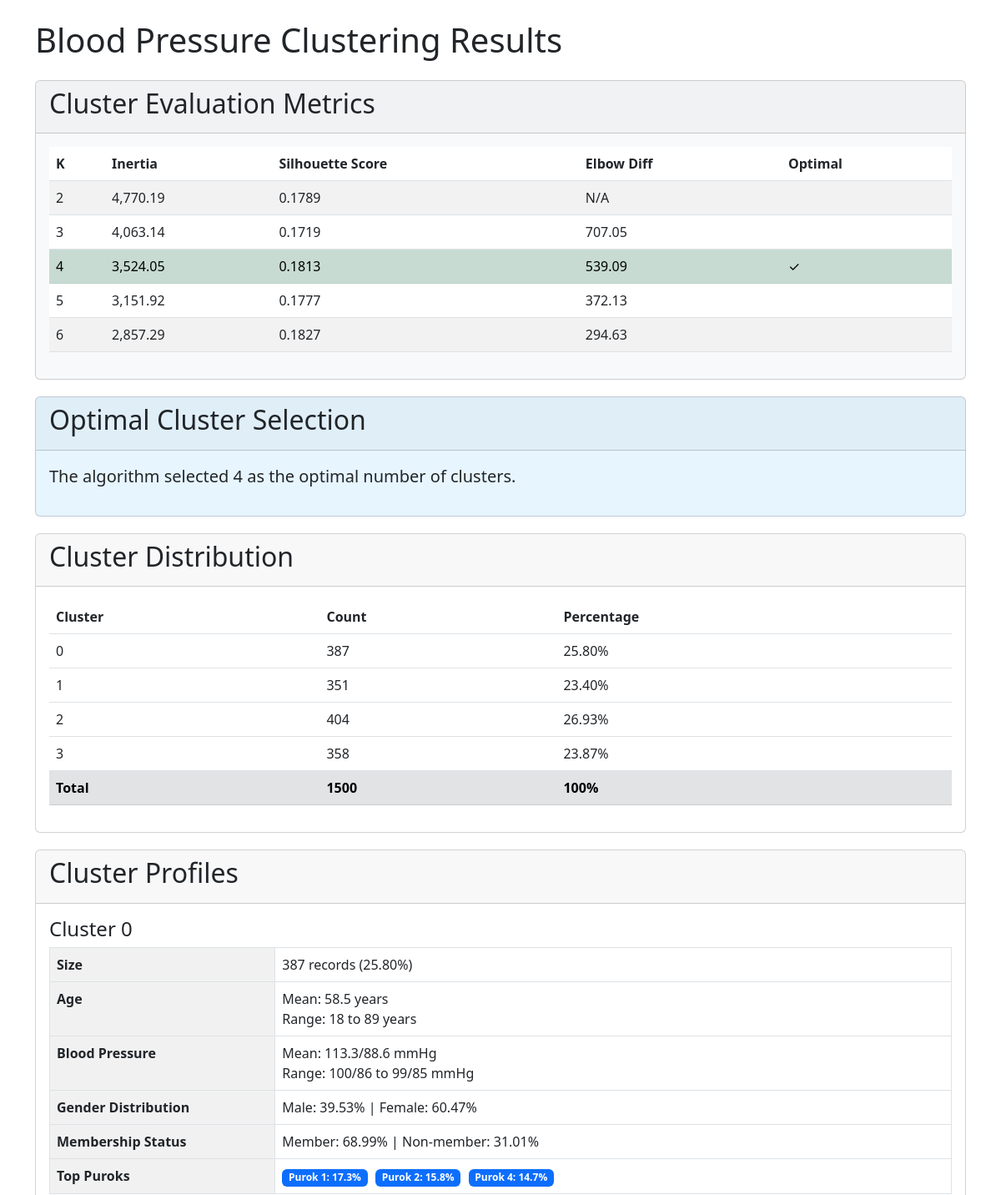
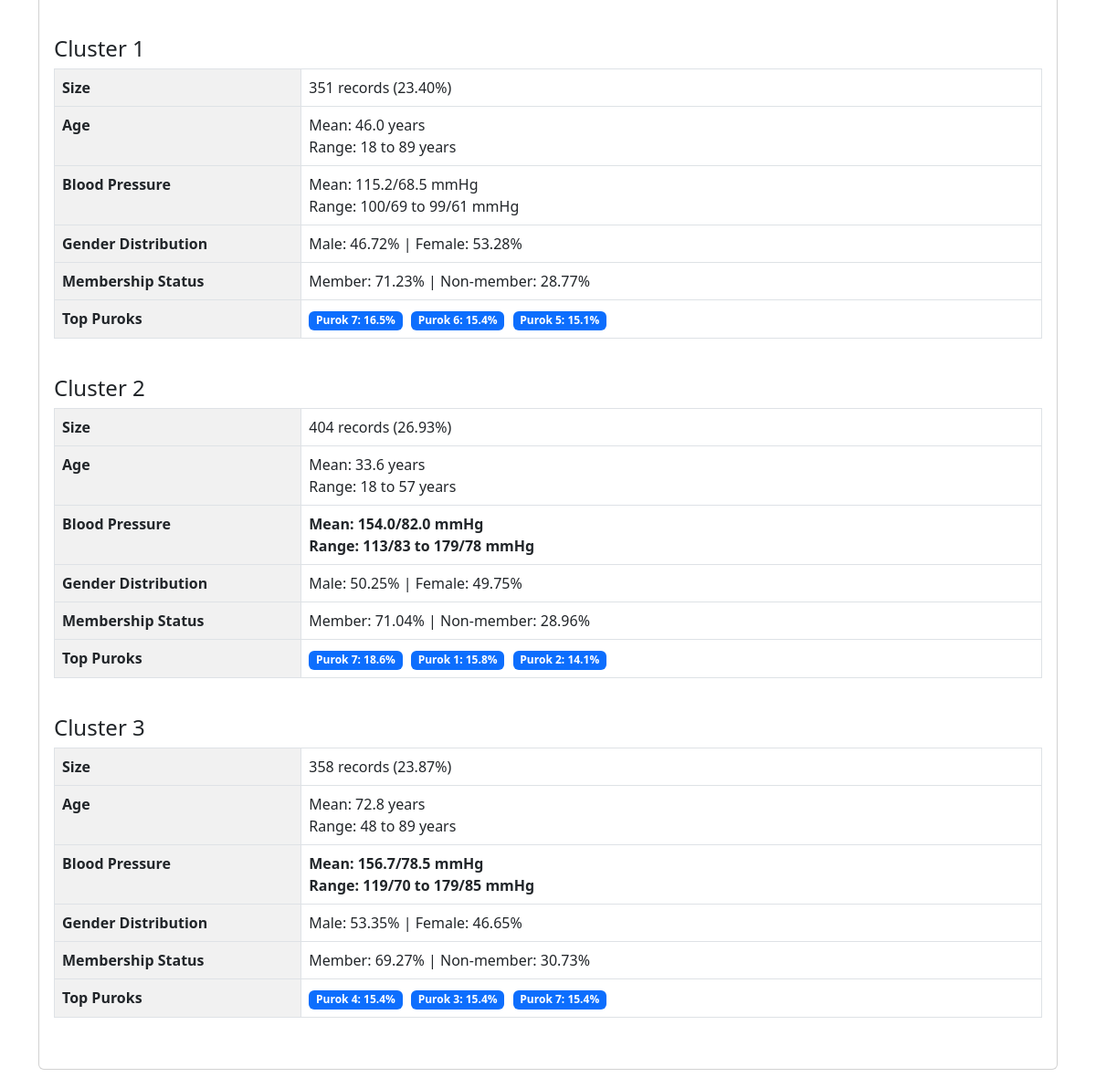
Screenshot of /healthapp/bloodpressureresult.php with the database file from the repository (2 pictures, top to bottom).
### tables this page shows
CREATE TABLE `bp_clustering_metrics` (
  `k` bigint(20) DEFAULT NULL,
  `inertia` double DEFAULT NULL,
  `silhouette_score` double DEFAULT NULL,
  `elbow_diff` double DEFAULT NULL,
  `optimal_k` bigint(20) DEFAULT NULL
);

### healthapp/bloodpressureresult.php (the view, shortened to what this page needs)
<?php
$servername = "sql112.ezyro.com";
$username = "ezyro_39081039";
$password = "healthdata12345";
$dbname = "ezyro_39081039_healthdata";
$conn = new mysqli($servername, $username, $password, $dbname);
$metrics_sql = "SELECT * FROM bp_clustering_metrics";
$metrics_result = $conn->query($metrics_sql);
$clusters_sql = "SELECT * FROM bp_clustering_results";
$clusters_result = $conn->query($clusters_sql);
$optimal_k_sql = "SELECT k FROM bp_clustering_metrics WHERE optimal_k = 1 LIMIT 1";
$optimal_k_result = $conn->query($optimal_k_sql);
$optimal_k_row = $optimal_k_result->fetch_assoc();
$optimal_k = $optimal_k_row['k'];
$cluster_profiles = array();
$cluster_counts = array();
$numeric_stats = array();
$categorical_stats = array();
$purok_distribution = array();
for ($i = 0; $i < $optimal_k; $i++) {
    $cluster_profiles[$i] = array();
    $cluster_counts[$i] = 0;
    $numeric_stats[$i] = array(
        'age_sum' => 0,
        'age_count' => 0,
        'age_min' => PHP_INT_MAX,
        'age_max' => 0,
        'systolic_sum' => 0,
        'diastolic_sum' => 0,
        'bp_min' => PHP_INT_MAX,
        'bp_max' => 0
    );
    $categorical_stats[$i] = array(
        'gender' => array('Male' => 0, 'Female' => 0),
        'membership' => array('Yes' => 0, 'No' => 0)
    );
    $purok_distribution[$i] = array();
}
if ($clusters_result->num_rows > 0) {
    while($row = $clusters_result->fetch_assoc()) {
        $cluster = $row['cluster'];
        $cluster_counts[$cluster]++;
        $numeric_stats[$cluster]['age_sum'] += $row['age'];
        $numeric_stats[$cluster]['age_count']++;
        $numeric_stats[$cluster]['age_min'] = min($numeric_stats[$cluster]['age_min'], $row['age']);
        $numeric_stats[$cluster]['age_max'] = max($numeric_stats[$cluster]['age_max'], $row['age']);
        $numeric_stats[$cluster]['systolic_sum'] += $row['systolic'];
        $numeric_stats[$cluster]['diastolic_sum'] += $row['diastolic'];
        if ($row['systolic'] < $numeric_stats[$cluster]['bp_min']) {
            $numeric_stats[$cluster]['bp_min'] = $row['systolic'] . '/' . $row['diastolic'];
        }
        if ($row['systolic'] > $numeric_stats[$cluster]['bp_max']) {
            $numeric_stats[$cluster]['bp_max'] = $row['systolic'] . '/' . $row['diastolic'];
        }
        $categorical_stats[$cluster]['gender'][$row['gender']]++;
        $categorical_stats[$cluster]['membership'][$row['membership']]++;
        $purok = $row['purok'];
        if (!isset($purok_distribution[$cluster][$purok])) {
            $purok_distribution[$cluster][$purok] = 0;
        }
        $purok_distribution[$cluster][$purok]++;
    }
}
for ($i = 0; $i < $optimal_k; $i++) {
    $cluster_profiles[$i]['count'] = $cluster_counts[$i];
    $cluster_profiles[$i]['age_mean'] =
        $numeric_stats[$i]['age_sum'] / $numeric_stats[$i]['age_count'];
    $cluster_profiles[$i]['age_min'] = $numeric_stats[$i]['age_min'];
    $cluster_profiles[$i]['age_max'] = $numeric_stats[$i]['age_max'];
    $cluster_profiles[$i]['systolic_mean'] =
        $numeric_stats[$i]['systolic_sum'] / $numeric_stats[$i]['age_count'];
    $cluster_profiles[$i]['diastolic_mean'] =
        $numeric_stats[$i]['diastolic_sum'] / $numeric_stats[$i]['age_count'];
    $cluster_profiles[$i]['bp_min'] = $numeric_stats[$i]['bp_min'];
    $cluster_profiles[$i]['bp_max'] = $numeric_stats[$i]['bp_max'];
    $total = $cluster_counts[$i];
    foreach ($categorical_stats[$i] as $feature => $values) {
        foreach ($values as $category => $count) {
            $cluster_profiles[$i][$feature . '_' . $category] = round(($count / $total) * 100, 2);
        }
    }
    arsort($purok_distribution[$i]);
    $cluster_profiles[$i]['top_puroks'] = array_slice($purok_distribution[$i], 0, 3, true);
}
?>
<!DOCTYPE html>
<html lang="en">
<head>
    <link href="https://cdn.jsdelivr.net/npm/bootstrap@5.3.0/dist/css/bootstrap.min.css" rel="stylesheet">
</head>
<body>
    <div class="container mt-4">
        <h1 class="mb-4">Blood Pressure Clustering Results</h1>
        <div class="card metric-card">
            <div class="card-header">
                <h2>Cluster Evaluation Metrics</h2>
            </div>
            <div class="card-body">
                <div class="table-responsive">
                    <table class="table table-striped">
                        <thead>
                            <tr>
                                <th>K</th>
                                <th>Inertia</th>
                                <th>Silhouette Score</th>
                                <th>Elbow Diff</th>
                                <th>Optimal</th>
                            </tr>
                        </thead>
                        <tbody>
                            <?php while($row = $metrics_result->fetch_assoc()): ?>
                            <tr <?= $row['optimal_k'] ? 'class="table-success"' : '' ?>>
                                <td><?= $row['k'] ?></td>
                                <td><?= number_format($row['inertia'], 2) ?></td>
                                <td><?= number_format($row['silhouette_score'], 4) ?></td>
                                <td><?= $row['elbow_diff'] ? number_format($row['elbow_diff'], 2) : 'N/A' ?></td>
                                <td><?= $row['optimal_k'] ? '✓' : '' ?></td>
                            </tr>
                            <?php endwhile; ?>
                        </tbody>
                    </table>
                </div>
            </div>
        </div>
        <div class="card optimal-card">
            <div class="card-header">
                <h2>Optimal Cluster Selection</h2>
            </div>
            <div class="card-body">
                <p class="lead">The algorithm selected <strong><?= $optimal_k ?></strong> as the optimal number of clusters.</p>
            </div>
        </div>
        <div class="card">
            <div class="card-header">
                <h2>Cluster Distribution</h2>
            </div>
            <div class="card-body">
                <div class="table-responsive">
                    <table class="table">
                        <thead>
                            <tr>
                                <th>Cluster</th>
                                <th>Count</th>
                                <th>Percentage</th>
                            </tr>
                        </thead>
                        <tbody>
                            <?php
                            $total = array_sum($cluster_counts);
                            foreach ($cluster_counts as $cluster => $count):
                                $percentage = ($count / $total) * 100;
                            ?>
                            <tr>
                                <td><?= $cluster ?></td>
                                <td><?= $count ?></td>
                                <td><?= number_format($percentage, 2) ?>%</td>
                            </tr>
                            <?php endforeach; ?>
                            <tr class="table-secondary">
                                <td><strong>Total</strong></td>
                                <td><strong><?= $total ?></strong></td>
                                <td><strong>100%</strong></td>
                            </tr>
                        </tbody>
                    </table>
                </div>
            </div>
        </div>
        <div class="card">
            <div class="card-header">
                <h2>Cluster Profiles</h2>
            </div>
            <div class="card-body">
                <?php foreach ($cluster_profiles as $cluster => $profile):
                    $systolic_mean = $profile['systolic_mean'];
                    $diastolic_mean = $profile['diastolic_mean'];
                    $bp_class = ($systolic_mean >= 140 || $diastolic_mean >= 90) ? 'bp-high' : 'bp-normal';
                ?>
                <div class="mb-4">
                    <h4>Cluster <?= $cluster ?></h4>
                    <div class="table-responsive">
                        <table class="table table-bordered profile-table">
                            <tr>
                                <th width="25%">Size</th>
                                <td><?= $profile['count'] ?> records (<?= number_format(($profile['count'] / $total) * 100, 2) ?>%)</td>
                            </tr>
                            <tr>
                                <th>Age</th>
                                <td>
                                    Mean: <?= number_format($profile['age_mean'], 1) ?> years<br>
                                    Range: <?= $profile['age_min'] ?> to <?= $profile['age_max'] ?> years
                                </td>
                            </tr>
                            <tr>
                                <th>Blood Pressure</th>
                                <td class="<?= $bp_class ?>">
                                    Mean: <?= number_format($systolic_mean, 1) ?>/<?= number_format($diastolic_mean, 1) ?> mmHg<br>
                                    Range: <?= $profile['bp_min'] ?> to <?= $profile['bp_max'] ?> mmHg
                                </td>
                            </tr>
                            <tr>
                                <th>Gender Distribution</th>
                                <td>
                                    Male: <?= $profile['gender_Male'] ?>% |
                                    Female: <?= $profile['gender_Female'] ?>%
                                </td>
                            </tr>
                            <tr>
                                <th>Membership Status</th>
                                <td>
                                    Member: <?= $profile['membership_Yes'] ?>% |
                                    Non-member: <?= $profile['membership_No'] ?>%
                                </td>
                            </tr>
                            <tr>
                                <th>Top Puroks</th>
                                <td>
                                    <?php foreach ($profile['top_puroks'] as $purok => $count):
                                        $pct = ($count / $profile['count']) * 100;
                                    ?>
                                    <span class="badge bg-primary purok-badge">
                                        Purok <?= $purok ?>: <?= number_format($pct, 1) ?>%
                                    </span>
                                    <?php endforeach; ?>
                                </td>
                            </tr>
                        </table>
                    </div>
                </div>
                <?php endforeach; ?>
            </div>
        </div>
    </div>
</body>
</html>

### healthapp/bloodpressureresult.php (style rules this page uses)
.card { margin-bottom: 20px; }
.metric-card { background-color: #f8f9fa; }
.optimal-card { background-color: #e7f5ff; }
.profile-table th { background-color: #f1f1f1; }
.purok-badge { margin-right: 5px; }
.bp-high { color: #dc3545; font-weight: bold; }
.bp-normal { color: #28a745; }

### rows the page displays
bp_clustering_metrics: k "2", inertia "4,770.19", silhouette_score "0.1789", shows "N/A"
bp_clustering_metrics: k "3", inertia "4,063.14", silhouette_score "0.1719", elbow_diff "707.05"
bp_clustering_metrics: k "4", inertia "3,524.05", silhouette_score "0.1813", elbow_diff "539.09"
bp_clustering_metrics: k "5", inertia "3,151.92", silhouette_score "0.1777", elbow_diff "372.13"
bp_clustering_metrics: k "6", inertia "2,857.29", silhouette_score "0.1827", elbow_diff "294.63"

### other values shown
$cluster "0"
$count "387"
$percentage "25.80"
$cluster "1"
$count "351"
$percentage "23.40"
$cluster "2"
$count "404"
$percentage "26.93"
$cluster "3"
$count "358"
$percentage "23.87"
$total "1500"
$profile['count'] "387"
$profile['age_mean'] "58.5"
